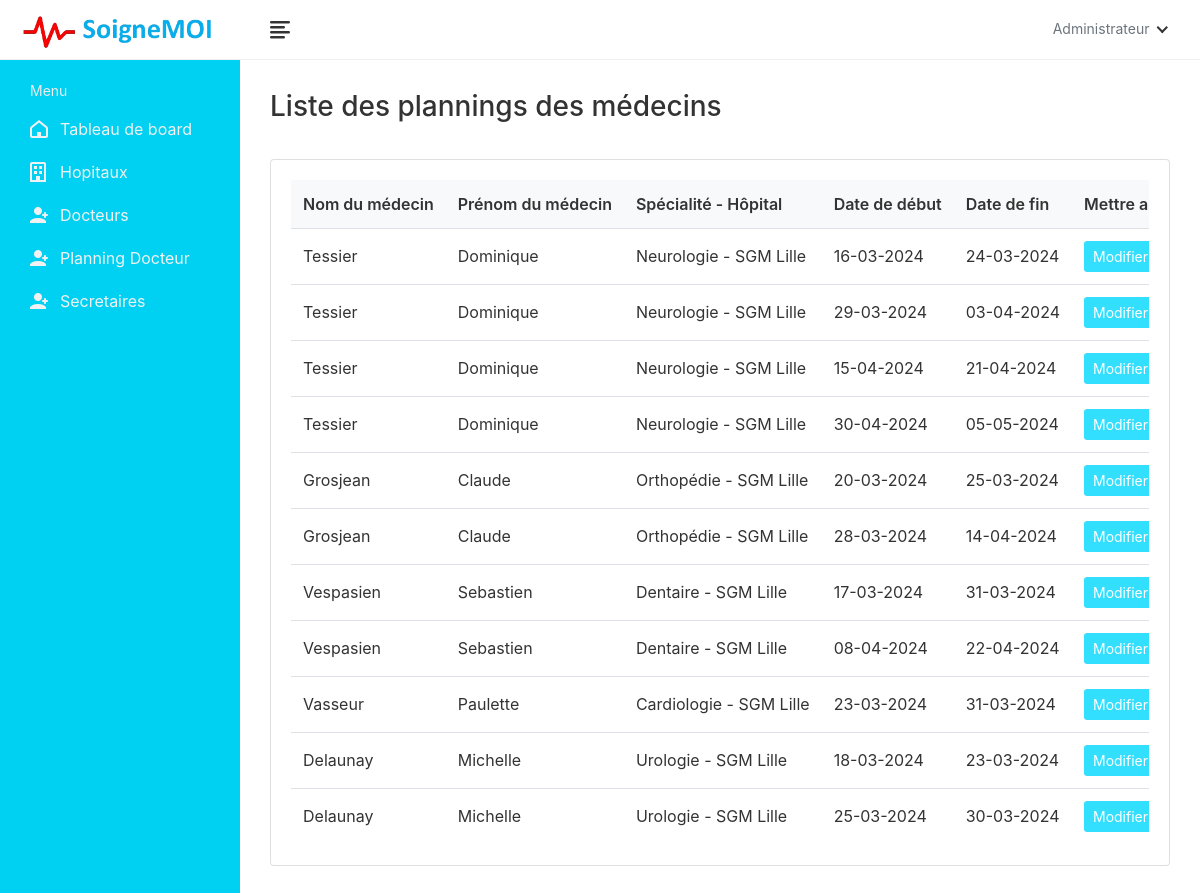
The app's page /doctor-schedule/ (signed in) with its own data.
### book/models.py (models this page shows, shortened)
class Doctor(models.Model):
    doctor_id = models.AutoField(primary_key=True)
    user = models.OneToOneField(User, on_delete=models.CASCADE, null=True, blank=True, related_name='profile')
    first_name = models.CharField(max_length=200, null=True)
    last_name = models.CharField(max_length=200, null=True)
    specialization = models.ForeignKey(Specialization, on_delete=models.SET_NULL, null=True, blank=True)
    phone_number = models.CharField(max_length=200, null=True, blank=True)
    date_of_birth = models.DateField(null=True, blank=True)
    reg_number = models.CharField(max_length=6, null=True, blank=True)
    hospital_name = models.ForeignKey(Hospital, on_delete=models.SET_NULL, null=True, blank=True)

class Specialization(models.Model):
    specialization_id = models.AutoField(primary_key=True)
    hospital = models.ForeignKey(Hospital, on_delete=models.CASCADE, null=True, blank=True)
    specialization_name = models.CharField(max_length=200, null=True, blank=True)
    def __str__(self):
        val1 = str(self.specialization_name)
        val2 = str(self.hospital)
        val3 = val1 + ' - ' + val2
        return str(val3)

class Hospital(models.Model):
    hospital_id = models.AutoField(primary_key=True)
    name = models.CharField(max_length=200, null=True, blank=True)
    address = models.CharField(max_length=200, null=True, blank=True)
    featured_image = models.ImageField(upload_to='hospitals/', default='hospitals/default.png', null=True, blank=True)
    description = models.TextField(null=True, blank=True)
    email = models.EmailField(max_length=200, null=True, blank=True)
    phone_number = models.CharField(max_length=10,null=True, blank=True)
    def __str__(self):
        return str(self.name)

class DoctorTimeSlots(models.Model):
    doctor = models.ForeignKey(Doctor, on_delete=models.CASCADE)
    doc_start_date = models.DateField(null=True, blank=True)
    doc_end_date= models.DateField(null=True, blank=True)
    class Meta:
        verbose_name_plural = "DoctorTimeSlots"

### book/views.py (the view)
# urls.py: path('doctor-schedule/', DoctorScheduleListView.as_view(), name='doctor-schedule-list'),
class DoctorScheduleListView(LoginRequiredMixin, View):
    def get(self, request):
        doctors = Doctor.objects.all().prefetch_related('doctortimeslots_set')
        context = {
            'doctors': doctors
        }
        return render(request, 'book/administration/doctor/doctor-schedule-list.html', context)

### templates/book/administration/doctor/doctor-schedule-list.html (shortened to what this page needs)
{% extends 'book/administration/admin-base.html' %}
{% load static %}
{% block content %}
<div class="main-wrapper">
    <header class="header">
        {% include 'book/administration/hospital-admin-navbar.html' %}
    </header>
    <aside class="sidebar" id="sidebar">
        {% include 'book/administration/hospital-admin-sidebar.html' %}
    </aside>
    <div class="page-wrapper">
        <div class="content container-fluid">
            <div class="page-header">
                <div class="row">
                    <div class="col-sm-12">
                        <h3 class="page-title">Liste des plannings des médecins</h3>
                    </div>
                </div>
            </div>
            <div class="row">
                <div class="col-md-12">
                    <div class="card">
                        <div class="card-body">
                            <div class="table-responsive">
                                <table class="datatable table table-hover table-center mb-0">
                                    <thead>
                                        <tr>
                                            <th>Nom du médecin</th>
                                            <th>Prénom du médecin</th>
                                            <th>Spécialité - Hôpital</th>
                                            <th>Date de début</th>
                                            <th>Date de fin</th>
                                            <th>Mettre a jour</th>
                                        </tr>
                                    </thead>
                                    <tbody>
                                        {% for doctor in doctors %}
                                            {% for time_slot in doctor.doctortimeslots_set.all %}
                                            <tr>
                                                <td>{{ doctor.last_name }}</td>
                                                <td>{{ doctor.first_name }}</td>
                                                <td>{{ doctor.specialization }}</td>
                                                <td>{{ time_slot.doc_start_date|date:'d-m-Y' }}</td>
                                                <td>{{ time_slot.doc_end_date|date:'d-m-Y' }}</td>
                                                <td>
                                                    <button type="submit" class="btn btn-sm" style="background-color: #32DFFF; color: white;" href="#" data-toggle="modal" data-target="#editModal-{{ time_slot.id }}">Modifier</button>
                                                </td>
                                            </tr>
                                            {% endfor %}
                                        {% endfor %}
                                    </tbody>
                                </table>
                            </div>
                        </div>
                    </div>
                </div>
            </div>
        </div>
    </div>
</div>
{% endblock content %}

### static/SYSTEM/css/style.css (style rules this page uses)
html { height: 100%; }
body { background-color: #e6f2ff; color: #333; font-family: 'Mada', sans-serif; font-size: 1rem; height: 100%; line-height: 1.5; overflow-x: hidden; }
h1, h2, h3, h4, h5, h6 { font-family: 'Mada', sans-serif; margin-top: 0; }
.table { color: #333; max-width: 100%; margin-bottom: 0; width: 100%; }
.table thead { background-color: #f8f9fa; border-bottom: 1px solid rgba(0, 0, 0, 0.03); }
.table thead tr th { font-weight: 600; border: 0; }
.table tbody tr { border-bottom: 1px solid rgba(0, 0, 0, 0.05); }
.table tbody tr:last-child { border-color: transparent; }
.table.table-center td, .table.table-center th { vertical-align: middle; }
.card { border: 1px solid #f0f0f0; margin-bottom: 1.875rem; }
.card-body { padding: 1.5rem; }
.table-responsive { white-space: nowrap; }
.header { background: #fff; border-bottom: 1px solid #f0f0f0; left: 0; position: fixed; right: 0; top: 0; z-index: 1001; height: 60px; }
.sidebar { background-color: #00d0f1; bottom: 0; left: 0; margin-top: 0; position: fixed; top: 60px; transition: all 0.2s ease-in-out 0s; width: 240px; z-index: 1001; }
.main-wrapper { width: 100%; height: 100vh; min-height: 100vh; }
.page-wrapper { margin-left: 240px; padding-top: 60px; position: relative; transition: all 0.4s ease; }
.page-wrapper > .content { padding: 1.875rem 1.875rem 0; }
.page-header { margin-bottom: 1.875rem; }
.page-title { color: #333; margin-bottom: 5px; }

### records on screen
Doctor: last_name "Tessier", first_name "Dominique", specialization "Neurologie - SGM Lille"
DoctorTimeSlots: doc_start_date "16-03-2024", doc_end_date "24-03-2024"
DoctorTimeSlots: doc_start_date "29-03-2024", doc_end_date "03-04-2024"
DoctorTimeSlots: doc_start_date "15-04-2024", doc_end_date "21-04-2024"
DoctorTimeSlots: doc_start_date "30-04-2024", doc_end_date "05-05-2024"
Doctor: last_name "Grosjean", first_name "Claude", specialization "Orthopédie - SGM Lille"
DoctorTimeSlots: doc_start_date "20-03-2024", doc_end_date "25-03-2024"
DoctorTimeSlots: doc_start_date "28-03-2024", doc_end_date "14-04-2024"
Doctor: last_name "Vespasien", first_name "Sebastien", specialization "Dentaire - SGM Lille"
DoctorTimeSlots: doc_start_date "17-03-2024", doc_end_date "31-03-2024"
DoctorTimeSlots: doc_start_date "08-04-2024", doc_end_date "22-04-2024"
Doctor: last_name "Vasseur", first_name "Paulette", specialization "Cardiologie - SGM Lille"
DoctorTimeSlots: doc_start_date "23-03-2024", doc_end_date "31-03-2024"
Doctor: last_name "Delaunay", first_name "Michelle", specialization "Urologie - SGM Lille"
DoctorTimeSlots: doc_start_date "18-03-2024", doc_end_date "23-03-2024"
DoctorTimeSlots: doc_start_date "25-03-2024", doc_end_date "30-03-2024"
